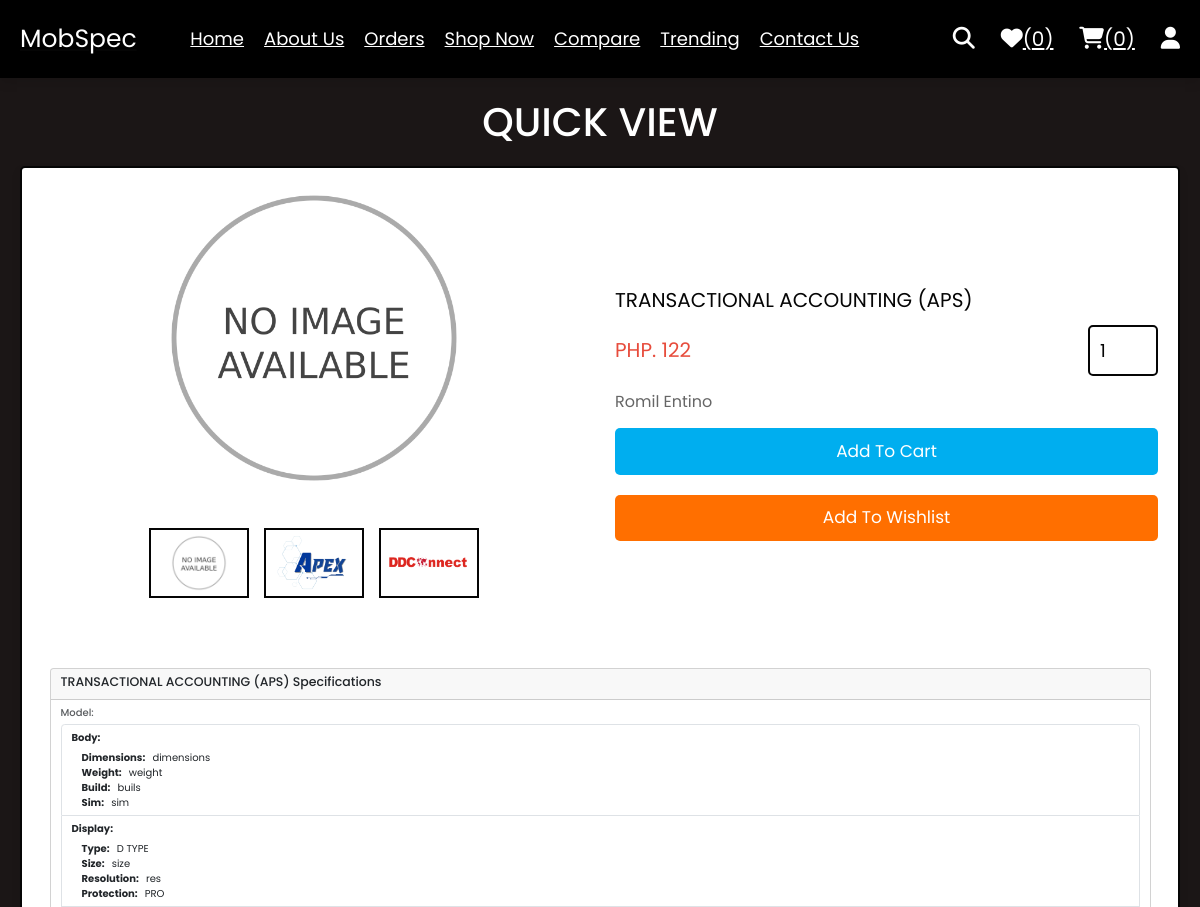
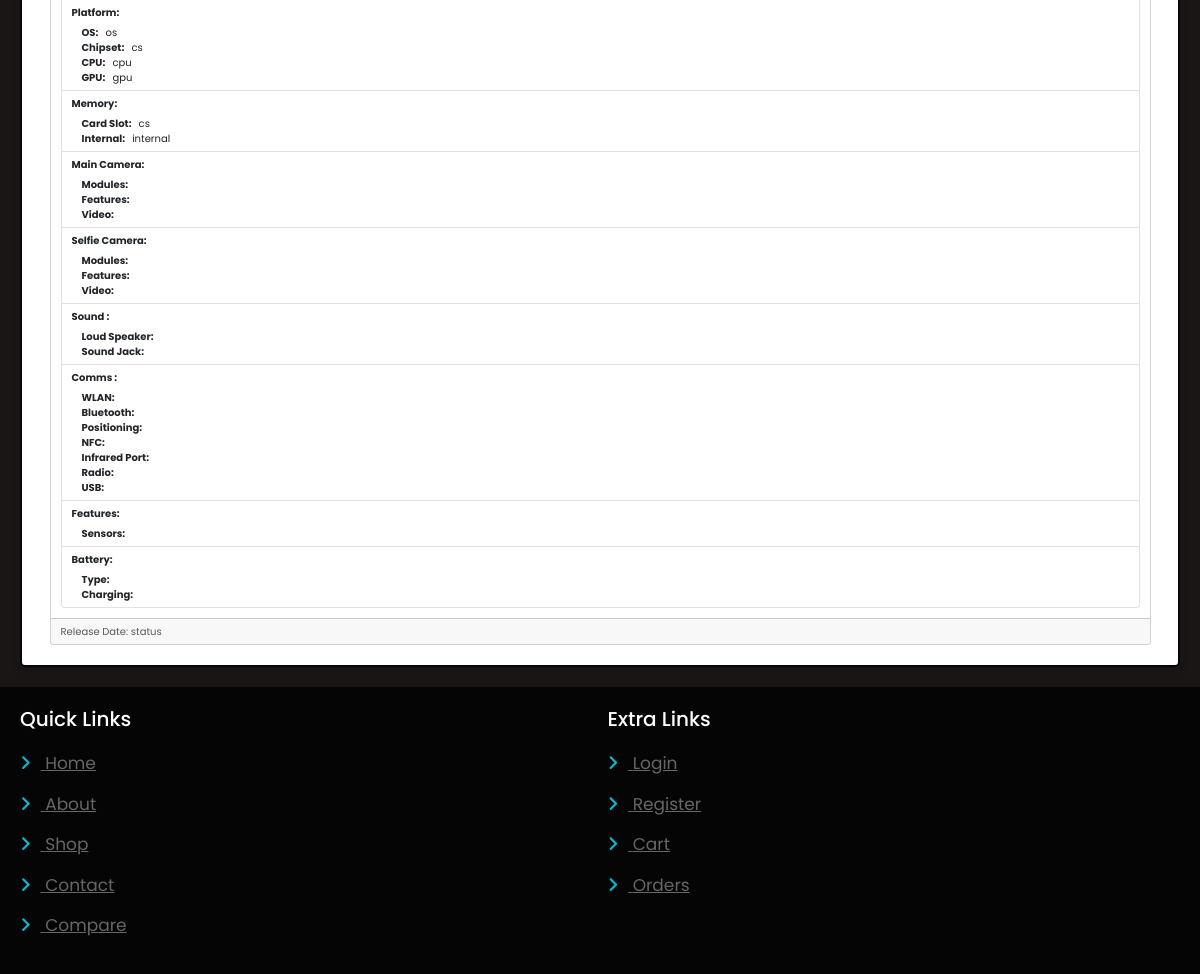
The page /quick_view.php?pid=1 on the database its author committed (2 pictures, top to bottom).
### tables this page shows
CREATE TABLE `products` (
  `id` int NOT NULL AUTO_INCREMENT,
  `cid` int DEFAULT NULL,
  `name` varchar(100) NOT NULL,
  `details` varchar(500) NOT NULL,
  `price` int NOT NULL,
  `image_01` varchar(100) NOT NULL,
  `image_02` varchar(100) NOT NULL,
  `image_03` varchar(100) NOT NULL,
  `technology` varchar(255) DEFAULT NULL,
  `announced` varchar(255) DEFAULT NULL,
  `status` varchar(255) DEFAULT NULL,
  `dimensions` varchar(255) DEFAULT NULL,
  `weight` varchar(255) DEFAULT NULL,
  `build` varchar(255) DEFAULT NULL,
  `sim` longtext,
  `display_type` varchar(255) DEFAULT NULL,
  `size` varchar(255) DEFAULT NULL,
  `resolution` varchar(255) DEFAULT NULL,
  `protection` varchar(255) DEFAULT NULL,
  `os` varchar(255) DEFAULT NULL,
  `chipset` varchar(255) DEFAULT NULL,
  `cpu` varchar(255) DEFAULT NULL,
  `gpu` varchar(255) DEFAULT NULL,
  `mem_card_slot` varchar(255) DEFAULT NULL,
  `mem_internal` varchar(255) DEFAULT NULL,
  `mc_modules` varchar(255) DEFAULT NULL,
  `mc_features` varchar(255) DEFAULT NULL,
  `mc_video` varchar(255) DEFAULT NULL,
  `sc_modules` varchar(255) DEFAULT NULL,
  `sc_features` varchar(255) DEFAULT NULL,
  `sc_video` varchar(255) DEFAULT NULL,
  `loudspeaker` varchar(255) DEFAULT NULL,
  `sound_jack` varchar(255) DEFAULT NULL,
  `wlan` varchar(255) DEFAULT NULL,
  `bluetooth` varchar(255) DEFAULT NULL,
  `positioning` varchar(255) DEFAULT NULL,
  `nfc` varchar(255) DEFAULT NULL,
  `infrared_port` varchar(255) DEFAULT NULL,
  `radio` varchar(255) DEFAULT NULL,
  `usb` varchar(255) DEFAULT NULL,
  `sensors` varchar(255) DEFAULT NULL,
  `battery_type` varchar(255) DEFAULT NULL,
  `charging` varchar(255) DEFAULT NULL,
  `colors` varchar(255) DEFAULT NULL,
  `models` varchar(255) DEFAULT NULL,
  `compare_count` int NOT NULL DEFAULT '0',
  PRIMARY KEY (`id`),
  KEY `fk_category_idx` (`cid`),
  CONSTRAINT `fk_category` FOREIGN KEY (`cid`) REFERENCES `category` (`id`)
);

### quick_view.php (the view, shortened to what this page needs)
<?php
include 'components/connect.php';
?>
<!DOCTYPE html>
<html lang="en">
<head>
   <link rel="stylesheet" href="https://cdnjs.cloudflare.com/ajax/libs/font-awesome/6.1.1/css/all.min.css">
   <link rel="stylesheet" href="https://cdnjs.cloudflare.com/ajax/libs/bootstrap/5.3.0/css/bootstrap.min.css">
   <link rel="stylesheet" href="css/style.css">
</head>
<body>
   <?php include 'components/user_header.php'; ?>
   <section class="quick-view">
      <h1 class="heading">Quick view</h1>
      <?php
      $pid = $_GET['pid'];
      $select_products = $conn->prepare("SELECT * FROM `products` WHERE id = ?");
      $select_products->execute([$pid]);
      if ($select_products->rowCount() > 0) {
         while ($fetch_product = $select_products->fetch(PDO::FETCH_ASSOC)) {
      ?>
            <form action="" method="post" class="box">
               <div class="row">
                  <div class="image-container">
                     <div class="main-image">
                        <img src="uploaded_img/<?= $fetch_product['image_01']; ?>" alt="">
                     </div>
                     <div class="sub-image">
                        <img src="uploaded_img/<?= $fetch_product['image_01']; ?>" alt="">
                        <img src="uploaded_img/<?= $fetch_product['image_02']; ?>" alt="">
                        <img src="uploaded_img/<?= $fetch_product['image_03']; ?>" alt="">
                     </div>
                  </div>
                  <div class="content">
                     <div class="name"><?= $fetch_product['name']; ?></div>
                     <div class="flex">
                        <div class="price"><span>PHP. </span><?= $fetch_product['price']; ?></div>
                        <input type="number" name="qty" class="qty" min="1" max="99" onkeypress="if(this.value.length == 2) return false;" value="1">
                     </div>
                     <div class="details"><?= $fetch_product['details']; ?></div>
                     <div class="flex-btn">
                        <input type="submit" value="add to cart" class="btn" name="add_to_cart">
                        <input class="option-btn" type="submit" name="add_to_wishlist" value="add to wishlist">
                     </div>
                  </div>
               </div>
               <div class="container mt-5">
                  <div class="card">
                     <div class="card-header">
                        <h5 class="card-title"><?= $fetch_product['name']; ?> Specifications</h5>
                     </div>
                     <div class="card-body">
                        <h6 class="card-subtitle mb-2 text-muted">Model: <?= $fetch_product['models']; ?></h6>
                        <ul class="list-group">
                        <li class="list-group-item">
                           <strong>Body:</strong>
                              <div class="ms-3 mt-2 ">
                                 <strong class="me-2"> Dimensions: </strong> <?= $fetch_product['dimensions']; ?><br>
                                 <strong class="me-2"> Weight: </strong> <?= $fetch_product['weight']; ?><br>
                                 <strong class="me-2"> Build: </strong> <?= $fetch_product['build']; ?><br>
                                 <strong class="me-2"> Sim: </strong> <?= $fetch_product['sim']; ?><br>
                              </div>
                           </li>
                           <li class="list-group-item">
                           <strong>Display:</strong>
                              <div class="ms-3 mt-2 ">
                                 <strong class="me-2"> Type: </strong> <?= $fetch_product['display_type']; ?><br>
                                 <strong class="me-2"> Size: </strong> <?= $fetch_product['size']; ?><br>
                                 <strong class="me-2"> Resolution: </strong> <?= $fetch_product['resolution']; ?><br>
                                 <strong class="me-2"> Protection: </strong> <?= $fetch_product['protection']; ?><br>
                              </div>
                           </li>
                           <li class="list-group-item">
                           <strong>Platform:</strong>
                              <div class="ms-3 mt-2 ">
                                 <strong class="me-2"> OS: </strong> <?= $fetch_product['os']; ?><br>
                                 <strong class="me-2"> Chipset: </strong> <?= $fetch_product['chipset']; ?><br>
                                 <strong class="me-2"> CPU: </strong> <?= $fetch_product['cpu']; ?><br>
                                 <strong class="me-2"> GPU: </strong> <?= $fetch_product['gpu']; ?><br>
                              </div>
                           </li>
                           <li class="list-group-item">
                           <strong>Memory:</strong>
                              <div class="ms-3 mt-2 ">
                                 <strong class="me-2"> Card Slot: </strong> <?= $fetch_product['mem_card_slot']; ?><br>
                                 <strong class="me-2"> Internal: </strong> <?= $fetch_product['mem_internal']; ?><br>
                              </div>
                           </li>
                           <li class="list-group-item">
                           <strong>Main Camera:</strong>
                              <div class="ms-3 mt-2 ">
                                 <strong class="me-2">Modules: </strong> <?= $fetch_product['mc_modules']; ?><br>
                                 <strong class="me-2"> Features: </strong> <?= $fetch_product['mc_features']; ?><br>
                                 <strong class="me-2"> Video: </strong> <?= $fetch_product['mc_video']; ?><br>
                              </div>
                           </li>
                           <li class="list-group-item">
                           <strong>Selfie Camera:</strong>
                              <div class="ms-3 mt-2 ">
                                 <strong class="me-2">Modules: </strong> <?= $fetch_product['sc_modules']; ?><br>
                                 <strong class="me-2"> Features: </strong> <?= $fetch_product['sc_features']; ?><br>
                                 <strong class="me-2"> Video: </strong> <?= $fetch_product['sc_video']; ?><br>
                              </div>
                           </li>
                           <li class="list-group-item">
                           <strong>Sound :</strong>
                              <div class="ms-3 mt-2 ">
                                 <strong class="me-2">Loud Speaker: </strong> <?= $fetch_product['loudspeaker']; ?><br>
                                 <strong class="me-2">Sound Jack: </strong> <?= $fetch_product['sound_jack']; ?><br>
                              </div>
                           </li>
                           <li class="list-group-item">
                           <strong>Comms :</strong>
                              <div class="ms-3 mt-2 ">
                                 <strong class="me-2">WLAN: </strong> <?= $fetch_product['wlan']; ?><br>
                                 <strong class="me-2">Bluetooth: </strong> <?= $fetch_product['bluetooth']; ?><br>
                                 <strong class="me-2">Positioning: </strong> <?= $fetch_product['positioning']; ?><br>
                                 <strong class="me-2">NFC: </strong> <?= $fetch_product['nfc']; ?><br>
                                 <strong class="me-2">Infrared Port: </strong> <?= $fetch_product['infrared_port']; ?><br>
                                 <strong class="me-2">Radio: </strong> <?= $fetch_product['radio']; ?><br>
                                 <strong class="me-2">USB: </strong> <?= $fetch_product['usb']; ?><br>
                              </div>
                           </li>
                           <li class="list-group-item">
                           <strong>Features:</strong>
                              <div class="ms-3 mt-2 ">
                                 <strong class="me-2">Sensors: </strong> <?= $fetch_product['sensors']; ?><br>
                              </div>
                           </li>
                           <li class="list-group-item">
                           <strong>Battery:</strong>
                              <div class="ms-3 mt-2 ">
                                 <strong class="me-2">Type: </strong> <?= $fetch_product['battery_type']; ?><br>
                                 <strong class="me-2">Charging: </strong> <?= $fetch_product['charging']; ?><br>
                              </div>
                           </li>
                        </ul>
                     </div>
                     <div class="card-footer text-muted">
                        Release Date: <?= $fetch_product['status']; ?>
                     </div>
                  </div>
               </div>
            </form>
      <?php
         }
      } else {
         echo '<p class="empty">no products added yet!</p>';
      }
      ?>
   </section>
   <?php include 'components/footer.php'; ?>
</body>
</html>

### css/style.css (style rules this page uses)
:root { --main-color: #2980b9; --orange: #f39c12; --red: #e74c3c; --black: #333; --white: #fff; --light-color: #666; --light-bg: #eee; --border: .2rem solid var(--black); --box-shadow: 0 .5rem 1rem rgba(0, 0, 0, .1); }
* { font-family: 'Poppins', sans-serif; margin: 0; padding: 0; box-sizing: border-box; outline: none; border: none; text-decoration: none; }
html { font-size: 62.5%; overflow-x: hidden; }
body { background-color: rgb(27, 22, 22); }
section { padding: 2rem; max-width: 1200px; margin: 0 auto; }
.heading { font-size: 4rem; color: var(--white); margin-bottom: 2rem; text-align: center; text-transform: uppercase; }
.btn { background-color: var(--main-color); }
.btn, .delete-btn, .option-btn { display: block; width: 100%; margin-top: 1rem; border-radius: .5rem; padding: 1rem 3rem; font-size: 1.7rem; text-transform: capitalize; color: var(--white); cursor: pointer; text-align: center; }
.option-btn { display: block; width: 100%; margin-top: 1rem; border-radius: .5rem; padding: 1rem 3rem; font-size: 1.7rem; text-transform: capitalize; color: var(--white); cursor: pointer; text-align: center; }
.btn { background-color: (#00AEEF); }
.option-btn { background-color: var(--orange); }
.flex-btn { display: flex; gap: 1rem; }
.quick-view form { padding: 2rem; border-radius: .5rem; border: var(--border); background-color: var(--white); box-shadow: var(--box-shadow); margin-top: 1rem; }
.quick-view form .row { display: flex; align-items: center; gap: 1.5rem; flex-wrap: wrap; }
.quick-view form .row .image-container { margin-bottom: 2rem; flex: 1 1 40rem; }
.quick-view form .row .image-container .main-image img { height: 30rem; width: 100%; object-fit: contain; }
.quick-view form .row .image-container .sub-image { display: flex; gap: 1.5rem; justify-content: center; margin-top: 2rem; }
.quick-view form .row .image-container .sub-image img { height: 7rem; width: 10rem; object-fit: contain; padding: .5rem; border: var(--border); cursor: pointer; transition: .2s linear; }
.quick-view form img { width: 100%; height: 20rem; object-fit: contain; margin-bottom: 2rem; }
.quick-view form .row .content { flex: 1 1 40rem; }
.quick-view form .row .content .name { font-size: 2rem; color: var(--black); }
.quick-view form .row .flex { display: flex; align-items: center; justify-content: space-between; gap: 1rem; margin: 1rem 0; }
.quick-view form .row .flex .qty { width: 7rem; padding: 1rem; border: var(--border); font-size: 1.8rem; color: var(--black); border-radius: .5rem; }
.quick-view form .row .flex .price { font-size: 2rem; color: var(--red); }
.quick-view form .row .content .details { font-size: 1.6rem; color: var(--light-color); line-height: 2; }
.heading { font-size: 3rem; }
.flex-btn { flex-flow: column; gap: 0; }
.quick-view form .row .image-container .sub-image img { width: 8rem; }

### rows shown on the page
products: image_01 (placeholder picture), image_02 (picture), image_03 (picture), name "TRANSACTIONAL ACCOUNTING (APS)", price "122", details "Romil Entino", dimensions "dimensions", weight "weight", build "buils", sim "sim", display_type "D TYPE", size "size", resolution "res", protection "PRO", os "os", chipset "cs", cpu "cpu", gpu "gpu", mem_card_slot "cs", mem_internal "internal", status "status"

### other values the page prints
$total_wishlist_counts "0"
$total_cart_counts "0"
